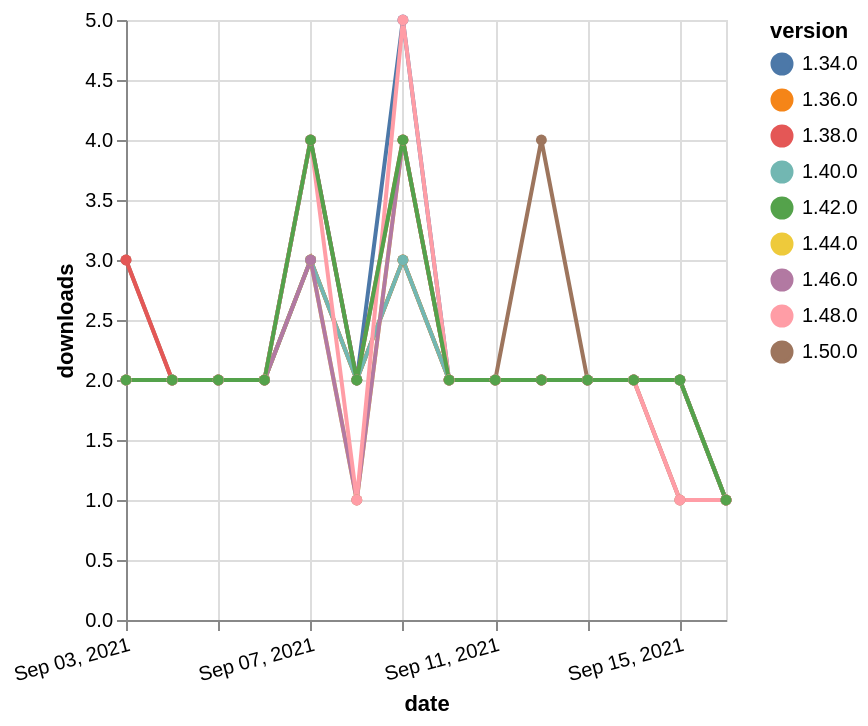

Vega-Lite specification stored for this chart:
### Vega-Lite specification from a JSON file in a GitHub repository (floating-point values rounded to 4 significant figures)
{"$schema": "https://vega.github.io/schema/vega-lite/v5.json", "description": "A simple bar chart with embedded data.", "data": {"values": [{"date": "2021-09-03", "total": 3153, "delta": 2, "version": "1.34.0"}, {"date": "2021-09-04", "total": 3155, "delta": 2, "version": "1.34.0"}, {"date": "2021-09-05", "total": 3157, "delta": 2, "version": "1.34.0"}, {"date": "2021-09-06", "total": 3159, "delta": 2, "version": "1.34.0"}, {"date": "2021-09-07", "total": 3163, "delta": 4, "version": "1.34.0"}, {"date": "2021-09-08", "total": 3165, "delta": 2, "version": "1.34.0"}, {"date": "2021-09-09", "total": 3170, "delta": 5, "version": "1.34.0"}, {"date": "2021-09-10", "total": 3172, "delta": 2, "version": "1.34.0"}, {"date": "2021-09-11", "total": 3174, "delta": 2, "version": "1.34.0"}, {"date": "2021-09-12", "total": 3176, "delta": 2, "version": "1.34.0"}, {"date": "2021-09-13", "total": 3178, "delta": 2, "version": "1.34.0"}, {"date": "2021-09-14", "total": 3180, "delta": 2, "version": "1.34.0"}, {"date": "2021-09-15", "total": 3182, "delta": 2, "version": "1.34.0"}, {"date": "2021-09-16", "total": 3183, "delta": 1, "version": "1.34.0"}, {"date": "2021-09-03", "total": 226, "delta": 3, "version": "1.50.0"}, {"date": "2021-09-04", "total": 228, "delta": 2, "version": "1.50.0"}, {"date": "2021-09-05", "total": 230, "delta": 2, "version": "1.50.0"}, {"date": "2021-09-06", "total": 232, "delta": 2, "version": "1.50.0"}, {"date": "2021-09-07", "total": 235, "delta": 3, "version": "1.50.0"}, {"date": "2021-09-08", "total": 237, "delta": 2, "version": "1.50.0"}, {"date": "2021-09-09", "total": 240, "delta": 3, "version": "1.50.0"}, {"date": "2021-09-10", "total": 242, "delta": 2, "version": "1.50.0"}, {"date": "2021-09-11", "total": 244, "delta": 2, "version": "1.50.0"}, {"date": "2021-09-12", "total": 248, "delta": 4, "version": "1.50.0"}, {"date": "2021-09-13", "total": 250, "delta": 2, "version": "1.50.0"}, {"date": "2021-09-14", "total": 252, "delta": 2, "version": "1.50.0"}, {"date": "2021-09-15", "total": 254, "delta": 2, "version": "1.50.0"}, {"date": "2021-09-16", "total": 255, "delta": 1, "version": "1.50.0"}, {"date": "2021-09-03", "total": 1466, "delta": 2, "version": "1.44.0"}, {"date": "2021-09-04", "total": 1468, "delta": 2, "version": "1.44.0"}, {"date": "2021-09-05", "total": 1470, "delta": 2, "version": "1.44.0"}, {"date": "2021-09-06", "total": 1472, "delta": 2, "version": "1.44.0"}, {"date": "2021-09-07", "total": 1475, "delta": 3, "version": "1.44.0"}, {"date": "2021-09-08", "total": 1476, "delta": 1, "version": "1.44.0"}, {"date": "2021-09-09", "total": 1480, "delta": 4, "version": "1.44.0"}, {"date": "2021-09-10", "total": 1482, "delta": 2, "version": "1.44.0"}, {"date": "2021-09-11", "total": 1484, "delta": 2, "version": "1.44.0"}, {"date": "2021-09-12", "total": 1486, "delta": 2, "version": "1.44.0"}, {"date": "2021-09-13", "total": 1488, "delta": 2, "version": "1.44.0"}, {"date": "2021-09-14", "total": 1490, "delta": 2, "version": "1.44.0"}, {"date": "2021-09-15", "total": 1491, "delta": 1, "version": "1.44.0"}, {"date": "2021-09-16", "total": 1492, "delta": 1, "version": "1.44.0"}, {"date": "2021-09-03", "total": 2464, "delta": 3, "version": "1.38.0"}, {"date": "2021-09-04", "total": 2466, "delta": 2, "version": "1.38.0"}, {"date": "2021-09-05", "total": 2468, "delta": 2, "version": "1.38.0"}, {"date": "2021-09-06", "total": 2470, "delta": 2, "version": "1.38.0"}, {"date": "2021-09-07", "total": 2474, "delta": 4, "version": "1.38.0"}, {"date": "2021-09-08", "total": 2476, "delta": 2, "version": "1.38.0"}, {"date": "2021-09-09", "total": 2480, "delta": 4, "version": "1.38.0"}, {"date": "2021-09-10", "total": 2482, "delta": 2, "version": "1.38.0"}, {"date": "2021-09-11", "total": 2484, "delta": 2, "version": "1.38.0"}, {"date": "2021-09-12", "total": 2486, "delta": 2, "version": "1.38.0"}, {"date": "2021-09-13", "total": 2488, "delta": 2, "version": "1.38.0"}, {"date": "2021-09-14", "total": 2490, "delta": 2, "version": "1.38.0"}, {"date": "2021-09-15", "total": 2492, "delta": 2, "version": "1.38.0"}, {"date": "2021-09-16", "total": 2493, "delta": 1, "version": "1.38.0"}, {"date": "2021-09-03", "total": 2577, "delta": 2, "version": "1.36.0"}, {"date": "2021-09-04", "total": 2579, "delta": 2, "version": "1.36.0"}, {"date": "2021-09-05", "total": 2581, "delta": 2, "version": "1.36.0"}, {"date": "2021-09-06", "total": 2583, "delta": 2, "version": "1.36.0"}, {"date": "2021-09-07", "total": 2586, "delta": 3, "version": "1.36.0"}, {"date": "2021-09-08", "total": 2588, "delta": 2, "version": "1.36.0"}, {"date": "2021-09-09", "total": 2591, "delta": 3, "version": "1.36.0"}, {"date": "2021-09-10", "total": 2593, "delta": 2, "version": "1.36.0"}, {"date": "2021-09-11", "total": 2595, "delta": 2, "version": "1.36.0"}, {"date": "2021-09-12", "total": 2597, "delta": 2, "version": "1.36.0"}, {"date": "2021-09-13", "total": 2599, "delta": 2, "version": "1.36.0"}, {"date": "2021-09-14", "total": 2601, "delta": 2, "version": "1.36.0"}, {"date": "2021-09-15", "total": 2603, "delta": 2, "version": "1.36.0"}, {"date": "2021-09-16", "total": 2604, "delta": 1, "version": "1.36.0"}, {"date": "2021-09-03", "total": 2069, "delta": 2, "version": "1.40.0"}, {"date": "2021-09-04", "total": 2071, "delta": 2, "version": "1.40.0"}, {"date": "2021-09-05", "total": 2073, "delta": 2, "version": "1.40.0"}, {"date": "2021-09-06", "total": 2075, "delta": 2, "version": "1.40.0"}, {"date": "2021-09-07", "total": 2078, "delta": 3, "version": "1.40.0"}, {"date": "2021-09-08", "total": 2080, "delta": 2, "version": "1.40.0"}, {"date": "2021-09-09", "total": 2083, "delta": 3, "version": "1.40.0"}, {"date": "2021-09-10", "total": 2085, "delta": 2, "version": "1.40.0"}, {"date": "2021-09-11", "total": 2087, "delta": 2, "version": "1.40.0"}, {"date": "2021-09-12", "total": 2089, "delta": 2, "version": "1.40.0"}, {"date": "2021-09-13", "total": 2091, "delta": 2, "version": "1.40.0"}, {"date": "2021-09-14", "total": 2093, "delta": 2, "version": "1.40.0"}, {"date": "2021-09-15", "total": 2095, "delta": 2, "version": "1.40.0"}, {"date": "2021-09-16", "total": 2096, "delta": 1, "version": "1.40.0"}, {"date": "2021-09-03", "total": 1012, "delta": 2, "version": "1.46.0"}, {"date": "2021-09-04", "total": 1014, "delta": 2, "version": "1.46.0"}, {"date": "2021-09-05", "total": 1016, "delta": 2, "version": "1.46.0"}, {"date": "2021-09-06", "total": 1018, "delta": 2, "version": "1.46.0"}, {"date": "2021-09-07", "total": 1021, "delta": 3, "version": "1.46.0"}, {"date": "2021-09-08", "total": 1022, "delta": 1, "version": "1.46.0"}, {"date": "2021-09-09", "total": 1026, "delta": 4, "version": "1.46.0"}, {"date": "2021-09-10", "total": 1028, "delta": 2, "version": "1.46.0"}, {"date": "2021-09-11", "total": 1030, "delta": 2, "version": "1.46.0"}, {"date": "2021-09-12", "total": 1032, "delta": 2, "version": "1.46.0"}, {"date": "2021-09-13", "total": 1034, "delta": 2, "version": "1.46.0"}, {"date": "2021-09-14", "total": 1036, "delta": 2, "version": "1.46.0"}, {"date": "2021-09-15", "total": 1037, "delta": 1, "version": "1.46.0"}, {"date": "2021-09-16", "total": 1038, "delta": 1, "version": "1.46.0"}, {"date": "2021-09-03", "total": 691, "delta": 2, "version": "1.48.0"}, {"date": "2021-09-04", "total": 693, "delta": 2, "version": "1.48.0"}, {"date": "2021-09-05", "total": 695, "delta": 2, "version": "1.48.0"}, {"date": "2021-09-06", "total": 697, "delta": 2, "version": "1.48.0"}, {"date": "2021-09-07", "total": 701, "delta": 4, "version": "1.48.0"}, {"date": "2021-09-08", "total": 702, "delta": 1, "version": "1.48.0"}, {"date": "2021-09-09", "total": 707, "delta": 5, "version": "1.48.0"}, {"date": "2021-09-10", "total": 709, "delta": 2, "version": "1.48.0"}, {"date": "2021-09-11", "total": 711, "delta": 2, "version": "1.48.0"}, {"date": "2021-09-12", "total": 713, "delta": 2, "version": "1.48.0"}, {"date": "2021-09-13", "total": 715, "delta": 2, "version": "1.48.0"}, {"date": "2021-09-14", "total": 717, "delta": 2, "version": "1.48.0"}, {"date": "2021-09-15", "total": 718, "delta": 1, "version": "1.48.0"}, {"date": "2021-09-16", "total": 719, "delta": 1, "version": "1.48.0"}, {"date": "2021-09-03", "total": 1994, "delta": 2, "version": "1.42.0"}, {"date": "2021-09-04", "total": 1996, "delta": 2, "version": "1.42.0"}, {"date": "2021-09-05", "total": 1998, "delta": 2, "version": "1.42.0"}, {"date": "2021-09-06", "total": 2000, "delta": 2, "version": "1.42.0"}, {"date": "2021-09-07", "total": 2004, "delta": 4, "version": "1.42.0"}, {"date": "2021-09-08", "total": 2006, "delta": 2, "version": "1.42.0"}, {"date": "2021-09-09", "total": 2010, "delta": 4, "version": "1.42.0"}, {"date": "2021-09-10", "total": 2012, "delta": 2, "version": "1.42.0"}, {"date": "2021-09-11", "total": 2014, "delta": 2, "version": "1.42.0"}, {"date": "2021-09-12", "total": 2016, "delta": 2, "version": "1.42.0"}, {"date": "2021-09-13", "total": 2018, "delta": 2, "version": "1.42.0"}, {"date": "2021-09-14", "total": 2020, "delta": 2, "version": "1.42.0"}, {"date": "2021-09-15", "total": 2022, "delta": 2, "version": "1.42.0"}, {"date": "2021-09-16", "total": 2023, "delta": 1, "version": "1.42.0"}]}, "width": "container", "mark": {"type": "line", "point": {"filled": true}}, "encoding": {"x": {"field": "date", "type": "temporal", "timeUnit": "yearmonthdate", "title": "date", "axis": {"labelAngle": -15}}, "y": {"field": "delta", "type": "quantitative", "title": "downloads"}, "color": {"field": "version", "type": "nominal"}, "tooltip": {"field": "delta"}}}
